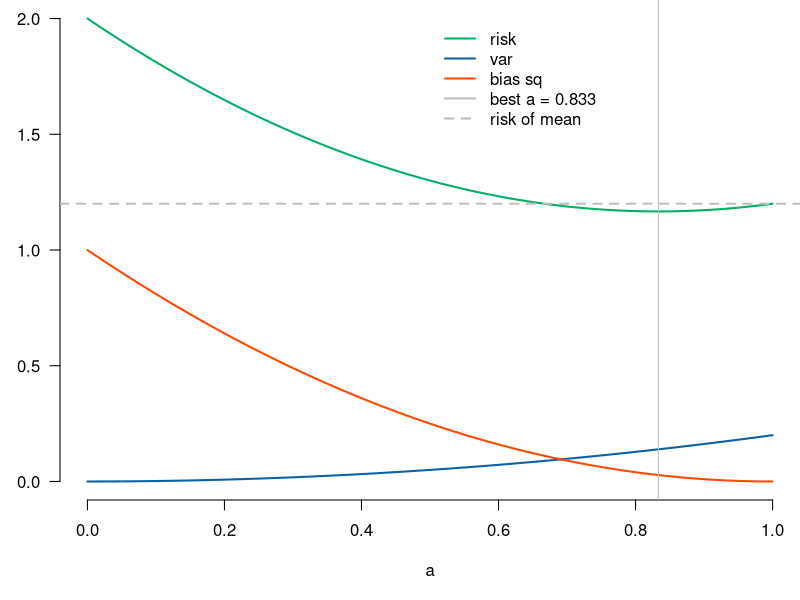
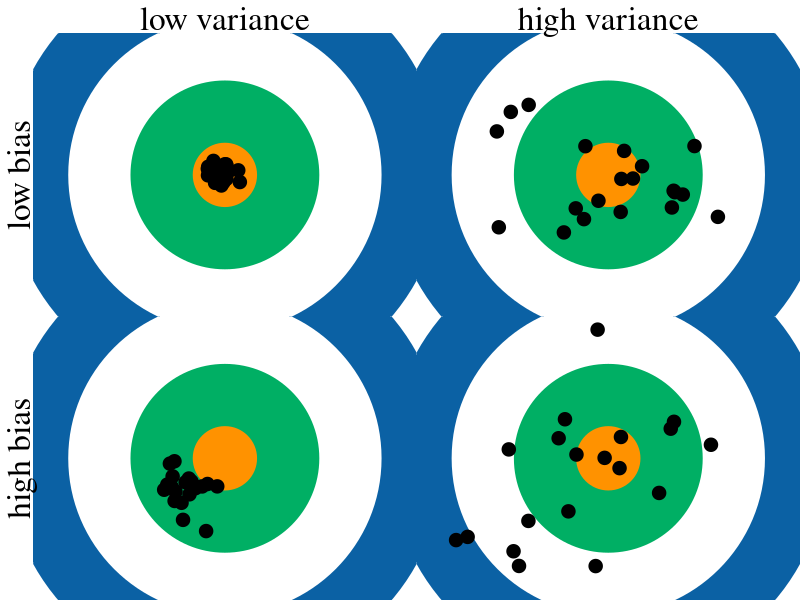
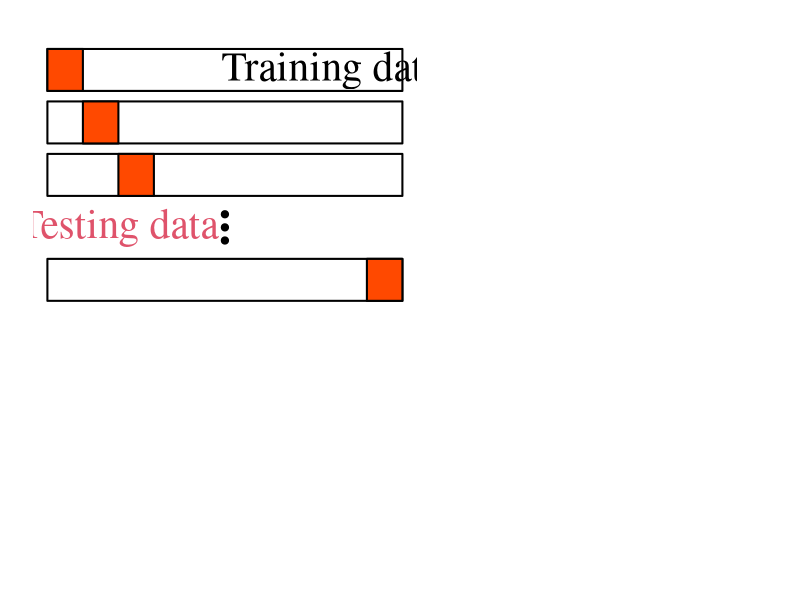
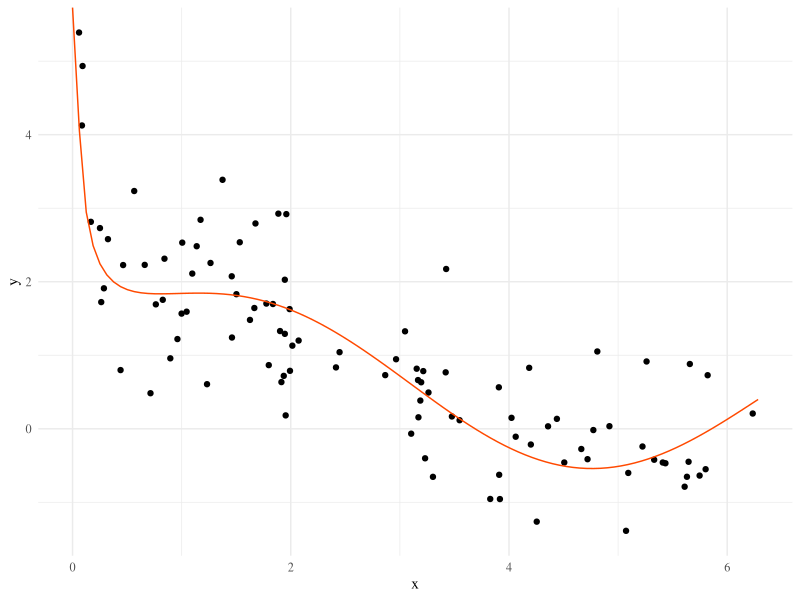
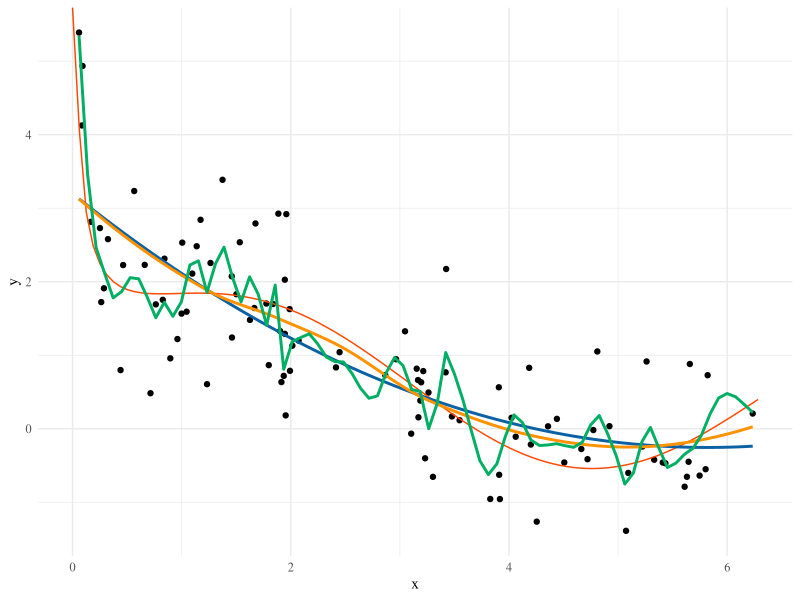

These charts were generated, in order, by the following R code:
## ---- chunk 1
library(ggplot2)
theme_set(theme_minimal(base_family="Times"))
green = '#00AF64'
blue = '#0B61A4'
red = '#FF4900'
orange = '#FF9200'
## ---- chunk 2
mu=1; n=5; sig2=1
## ---- chunk 3
biasSqA <- function(a, mu=1) (a-1)^2 * mu
varA <- function(a, n=1) a^2/n
risk <- function(a, mu=1, n=1, sig2=1) biasSqA(a, mu) + varA(a, n) +  sig2
par(cex=1, lwd=2,mar=c(5,3,0,0))
curve(risk(x, mu=mu, n=n, sig2=sig2), from=0, to=1, col=green, las=1, bty='n', ylab='R(a)', xlab='a', ylim=c(0,2))
curve(varA(x, n=n), from=0, to=1, col=blue, add=TRUE)
curve(biasSqA(x, mu=mu), from=0, to=1, col=red, add=TRUE)
aopt = mu^2/(mu^2+1/n)
abline(v=aopt, col='grey', lwd=1)
abline(h = sig2+1/n, col='grey', lty=2)
legend(.5, 2, col=c(green,blue,red,'grey','grey'), lty=c(1,1,1,1,2), bty='n', legend=c('risk','var','bias sq',paste0('best a = ',round(aopt,3)),'risk of mean'))
## ---- chunk 4
cols = c(blue, red, green, orange)

par(mfrow=c(2,2),bty='n',ann=FALSE,xaxt='n',yaxt='n',family='serif',mar=c(0,0,0,0),oma=c(0,2,2,0))
require(mvtnorm)
mv = matrix(c(0,0,0,0,-.5,-.5,-.5,-.5),4,byrow=T)
va = matrix(c(.01,.01,.5,.5,.05,.05,.5,.5),4,byrow=T)

for(i in 1:4){
  plot(0,0,ylim=c(-2,2),xlim=c(-2,2),pch=19,cex=70,col=blue,ann=FALSE,pty='s')
  points(0,0,pch=19,cex=50,col='white')
  points(0,0,pch=19,cex=30,col=green)
  points(0,0,pch=19,cex=10,col=orange)
  points(rmvnorm(20,mean=mv[i,],sigma=diag(va[i,])), cex=2, pch=19)
  switch(i, 
         '1'= {
           mtext('low variance',3,cex=2)
           mtext('low bias',2,cex=2)
         },
         '2'= mtext('high variance',3,cex=2),
         '3' = mtext('high bias',2,cex=2)
  )
}
## ---- chunk 5
par(mar=c(0,0,0,0))
plot(NA, NA, ylim=c(0,5), xlim=c(0,10), bty='n', yaxt='n', xaxt='n')
rect(0,.1+c(0,2,3,4),10,.9+c(0,2,3,4))
rect(c(0,1,2,9),rev(.1+c(0,2,3,4)),c(1,2,3,10),rev(.9+c(0,2,3,4)),col=red)
points(c(5,5,5),1+1:3/4,pch=19)
text(8,4.5,'Training data',cex=3)
text(2,1.5,'Testing data',cex=3,col=2)
## ---- chunk 6
cv.lm <- function(data, formulae, nfolds = 5) {
  data <- na.omit(data)
  formulae <- sapply(formulae, as.formula)
  responses <- sapply(formulae, function(form) all.vars(form)[1])
  names(responses) <- as.character(formulae)
  n <- nrow(data)
  fold.labels <- sample(rep(1:nfolds, length.out = n))
  mses <- matrix(NA, nrow = nfolds, ncol = length(formulae))
  colnames <- as.character(formulae)
  for (fold in 1:nfolds) {
    test.rows <- which(fold.labels == fold)
    train <- data[-test.rows, ]
    test <- data[test.rows, ]
    for (form in 1:length(formulae)) {
      current.model <- lm(formula = formulae[[form]], data = train)
      predictions <- predict(current.model, newdata = test)
      test.responses <- test[, responses[form]]
      test.errors <- test.responses - predictions
      mses[fold, form] <- mean(test.errors^2)
    }
  }
  return(colMeans(mses))
}
## ---- chunk 7
trueFunction <- function(x) sin(x) + 1/sqrt(x)
set.seed(1234)
x = runif(100, 0, 2*pi)
df1 = data.frame(x = x,
                 y = trueFunction(x) + rnorm(100, 0, .75))
library(ggplot2)
ggplot(df1, aes(x, y)) + geom_point() + xlim(0,2*pi) +
  stat_function(fun=trueFunction, color=red) 
## ---- chunk 8
ggplot(df1, aes(x, y)) + geom_point() + xlim(0,2*pi) +
  stat_function(fun=trueFunction, color=red) +
  geom_smooth(se=FALSE, span=1000, color=blue) + # under fit
  geom_smooth(se=FALSE, color=orange) + # not too bad
  geom_smooth(se=FALSE, span=.1, color=green) # over fit
